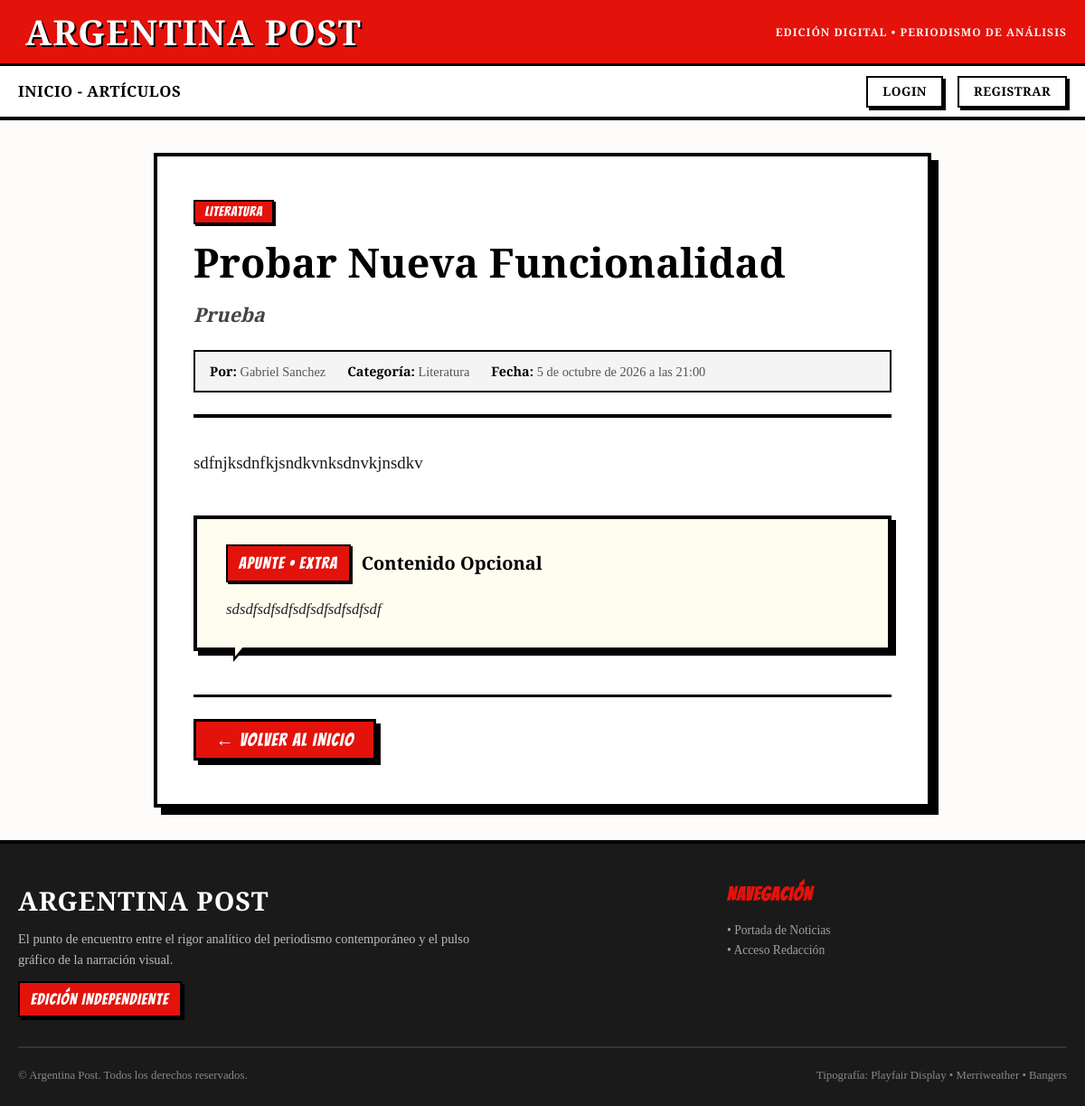
The page /articulos/detalle/9/ on the database its author committed.
### articles/models.py (models this page shows, shortened)
class Articulos(models.Model):
    title = models.CharField(max_length=200)
    subtitle = models.CharField(max_length = 200, blank=True)
    content = models.TextField()
    opcional_content = models.TextField(blank=True,null=True)
    author = models.ForeignKey(User,on_delete=models.CASCADE)
    category = models.ForeignKey(Categoria,on_delete = models.CASCADE)
    crated_at =models.DateTimeField(auto_now_add=True)
    class Meta:
        verbose_name = "Articulo"
        verbose_name_plural = "Articulos"

class Categoria(models.Model):
    name = models.CharField(max_length=100)

### articles/views.py (the view)
# urls.py: path('detalle/<int:pk>/', ArticleDetailView.as_view(),name="detalle" ),
class ArticleDetailView(DetailView):
    model = Articulos
    template_name = 'articles/article_datail.html'
    context_object_name = 'articulo'

### articles/templates/articles/article_datail.html (shortened to what this page needs)
{% extends 'base.html' %}
{% load static %}
{% block extra_css %}
<link rel="stylesheet" href="{% static 'articles/css/style.css' %}">
{% endblock extra_css %}
{% block content %}
<article class="detalle-articulo-wrapper">
    <header class="detalle-articulo-header">
        {% if articulo.category %}
        <div class="detalle-categoria">
            <span class="badge-comic">{{ articulo.category.name }}</span>
        </div>
        {% endif %}
        <h1 class="detalle-titulo">{{ articulo.title }}</h1>
        {% if articulo.subtitle %}
        <h2 class="detalle-subtitulo">{{ articulo.subtitle }}</h2>
        {% endif %}
        <div class="detalle-metadatos">
            {% if articulo.author %}
            <span><strong>Por:</strong> {{ articulo.author.first_name }} {{ articulo.author.last_name }}</span>
            {% endif %}
            {% if articulo.category %}
            <span><strong>Categoría:</strong> {{ articulo.category.name }}</span>
            {% endif %}
            <span><strong>Fecha:</strong> {{ articulo.created_at|default:articulo.crated_at }}</span>
        </div>
    </header>
    <div class="detalle-cuerpo">
        <p>{{ articulo.content }}</p>
    </div>
    {% if articulo.opcional_content or articulo.optional_content %}
    <div class="comic-speech-bubble">
        <div class="comic-speech-bubble-header">
            <span class="comic-speech-tag">Apunte &bull; Extra</span>
            <h3 class="comic-speech-title">Contenido Opcional</h3>
        </div>
        <p>{{ articulo.opcional_content }}{{ articulo.optional_content }}</p>
    </div>
    {% endif %}
    <div class="detalle-acciones">
        <a href="{% url 'core:home' %}" class="btn-comic">&larr; Volver al inicio</a>
    </div>
</article>
{% endblock content %}

### core/static/core/css/style.css (style rules this page uses)
:root { --red-economist: #E3120B; --red-economist-dark: #B80E08; --black-comic: #000000; --white: #FFFFFF; --bg-paper: #FDFCFA; --bg-light: #F4F4F4; --gray-medium: #767676; --gray-dark: #1A1A1A; --comic-border: 3px solid #000000; --comic-border-thin: 2px solid #000000; --comic-border-thick: 4px solid #000000; --comic-shadow: 5px 5px 0px 0px #000000; --comic-shadow-sm: 3px 3px 0px 0px #000000; --comic-shadow-lg: 8px 8px 0px 0px #000000; --font-title: 'Playfair Display', Georgia, 'Times New Roman', serif; --font-body: 'Merriweather', Georgia, serif; --font-comic: 'Bangers', cursive, 'Impact', sans-serif; }
*, *::before, *::after { box-sizing: border-box; margin: 0; padding: 0; }
html { font-size: 16px; scroll-behavior: smooth; }
body { font-family: var(--font-body); background-color: var(--bg-paper); color: var(--black-comic); min-height: 100vh; display: flex; flex-direction: column; line-height: 1.6; -webkit-font-smoothing: antialiased; }
a { color: inherit; text-decoration: none; transition: color 0.15s ease; }
.btn-comic { display: inline-flex; align-items: center; justify-content: center; background-color: var(--red-economist); color: var(--white) !important; font-family: var(--font-comic); font-size: 1.25rem; letter-spacing: 1.2px; text-transform: uppercase; padding: 0.55rem 1.35rem; border: var(--comic-border); box-shadow: var(--comic-shadow); text-decoration: none; cursor: pointer; line-height: 1.1; transition: transform 0.12s ease, box-shadow 0.12s ease, background-color 0.12s ease; user-select: none; }
.badge-comic { display: inline-block; background-color: var(--red-economist); color: var(--white); font-family: var(--font-comic); font-size: 0.95rem; letter-spacing: 0.8px; text-transform: uppercase; padding: 0.2rem 0.65rem; border: var(--comic-border-thin); box-shadow: 2px 2px 0px 0px #000000; line-height: 1.1; }

### articles/static/articles/css/style.css (style rules this page uses)
.detalle-articulo-wrapper { max-width: 860px; margin: 0 auto; background-color: var(--white); border: var(--comic-border-thick); box-shadow: var(--comic-shadow-lg); padding: 3rem 2.5rem; }
.detalle-articulo-header { border-bottom: var(--comic-border-thick); padding-bottom: 1.5rem; margin-bottom: 2rem; }
.detalle-categoria { margin-bottom: 1rem; }
.detalle-titulo { font-family: var(--font-title); font-size: 2.8rem; font-weight: 900; line-height: 1.15; color: var(--black-comic); margin-bottom: 1rem; }
.detalle-subtitulo { font-family: var(--font-body); font-size: 1.35rem; font-style: italic; color: #444444; line-height: 1.45; margin-bottom: 1.5rem; }
.detalle-metadatos { display: flex; align-items: center; gap: 1.5rem; flex-wrap: wrap; font-size: 0.9rem; color: #555555; background-color: var(--bg-light); border: var(--comic-border-thin); padding: 0.6rem 1rem; }
.detalle-metadatos strong { color: var(--black-comic); }
.detalle-cuerpo { font-family: var(--font-body); font-size: 1.18rem; line-height: 1.9; color: #1A1A1A; margin-bottom: 2.5rem; }
.detalle-cuerpo p { margin-bottom: 1.5rem; white-space: pre-line; }
.comic-speech-bubble { position: relative; background-color: #FFFDF0; border: var(--comic-border-thick); box-shadow: var(--comic-shadow); padding: 1.75rem 2rem; margin: 2.5rem 0; }
.comic-speech-bubble-header { display: flex; align-items: center; gap: 0.75rem; margin-bottom: 1rem; }
.comic-speech-tag { background-color: var(--red-economist); color: var(--white); font-family: var(--font-comic); font-size: 1.15rem; letter-spacing: 1.2px; padding: 0.25rem 0.75rem; border: var(--comic-border-thin); box-shadow: 2px 2px 0px 0px #000; text-transform: uppercase; }
.comic-speech-title { font-family: var(--font-title); font-size: 1.25rem; font-weight: 700; color: var(--black-comic); }
.comic-speech-bubble p { font-family: var(--font-body); font-size: 1.05rem; line-height: 1.7; color: #222222; font-style: italic; }
.comic-speech-bubble::before { content: ""; position: absolute; bottom: -16px; left: 40px; width: 0; height: 0; border-style: solid; border-width: 16px 14px 0 0; border-color: #000000 transparent transparent transparent; }
.comic-speech-bubble::after { content: ""; position: absolute; bottom: -10px; left: 42px; width: 0; height: 0; border-style: solid; border-width: 12px 10px 0 0; border-color: #FFFDF0 transparent transparent transparent; }
.detalle-acciones { margin-top: 3rem; padding-top: 1.5rem; border-top: var(--comic-border); display: flex; justify-content: space-between; align-items: center; }

### rows shown on the page
Articulos: category.name "LITERATURA", title "Probar Nueva Funcionalidad", subtitle "Prueba", author.first_name "Gabriel", author.last_name "Sanchez", category.name "Literatura", created_at "5 de octubre de 2026 a las 21:00", content "sdfnjksdnfkjsndkvnksdnvkjnsdkv", opcional_content "sdsdfsdfsdfsdfsdfsdfsdfsdf"
